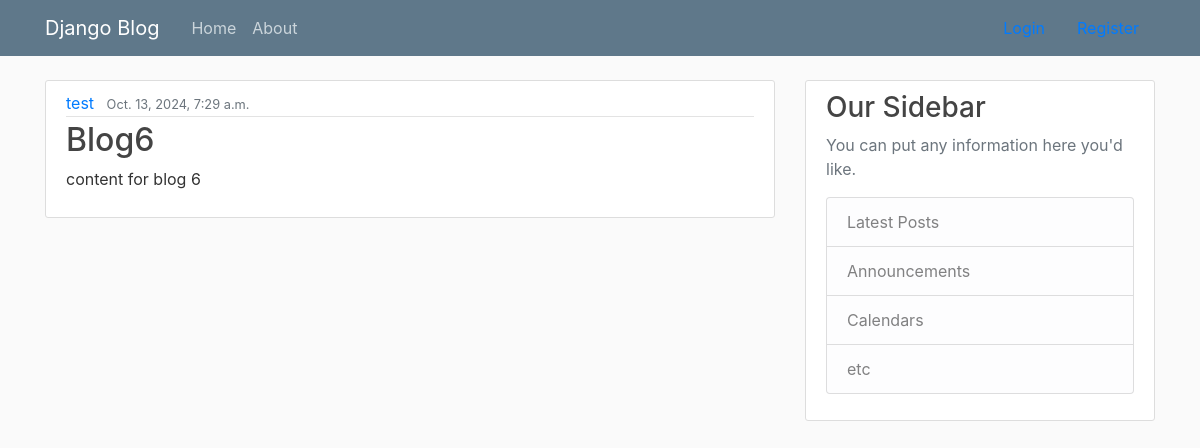
The page /blog/post/5/ on the database its author committed.
### blog/models.py (models this page shows, shortened)
class Post(models.Model):
    title = models.CharField(max_length=100)
    content = models.TextField()
    date_posted = models.DateTimeField(default=timezone.now)
    author = models.ForeignKey(User, on_delete=models.CASCADE)

### blog/views.py (the view)
# urls.py: path('post/<int:pk>/', PostDetailView.as_view(), name="post-detail"),
class PostDetailView(DetailView):
    model = Post
    template_name = "blog/post_detail.html"

### blog/templates/blog/post_detail.html
{% extends "blog/base.html" %}
{% block content %}
    <article class="media content-section">
        <div class="media-body">
        <div class="article-metadata">
            <a class="mr-2" href="#">{{ object.author }}</a>
            <small class="text-muted">{{ object.date_posted }}</small>
        </div>
        <h2 class="article-title">{{ object.title }}</h2>
        <p class="article-content">{{ object.content }}</p>
        </div>
    </article>
{% endblock content %}

### blog/static/blog/main.css (style rules this page uses)
body { background: #fafafa; color: #333333; margin-top: 5rem; }
h1, h2, h3, h4, h5, h6 { color: #444444; }
.content-section { background: #ffffff; padding: 10px 20px; border: 1px solid #dddddd; border-radius: 3px; margin-bottom: 20px; }
.article-title { color: #444444; }
.article-content { white-space: pre-line; }
.article-metadata { padding-bottom: 1px; margin-bottom: 4px; border-bottom: 1px solid #e3e3e3 }

### rows shown on the page
Post: author "test", date_posted "Oct. 13, 2024, 7:29 a.m.", title "Blog6", content "content for blog 6"
